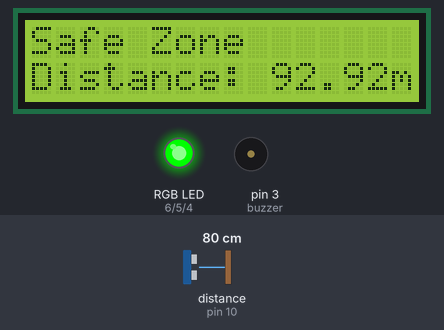
The sketch below on a simulated Arduino Uno, built with avr-gcc and run on an emulated ATmega328P. On the bench: 16×2 character LCD, an RGB LED mixed from three pins (HIGH = lit), buzzer (waves = sounding). Wiring (inferred from the names in the program): ultrasonic range finder: trigger pin 9; echo pin 10. Inputs (shaded band) come from the test bench; at power-on: distance to the obstacle (sensor on pin 10) 80 cm. The echo pulse lasts 58.3 µs per cm; pins used as bus, display or sensor lines are not drawn; what the sketch prints to the serial monitor is not drawn.

Above: at 1.2 s.
1.3 s: distance to the obstacle (sensor on pin 10) set to 10 cm
At 2.6 s:
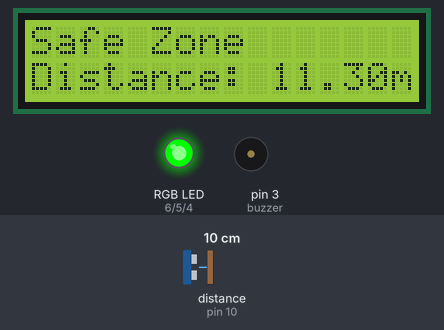
3.2 s: distance to the obstacle (sensor on pin 10) set to 7 cm
At 3.9 s:
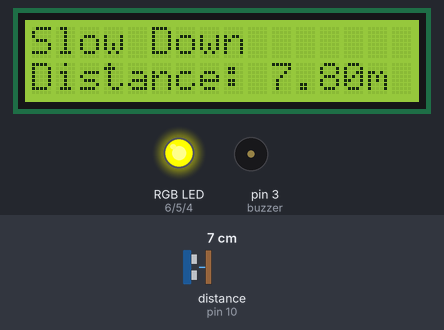
6.3 s: distance to the obstacle (sensor on pin 10) set to 4 cm
At 6.5 s:
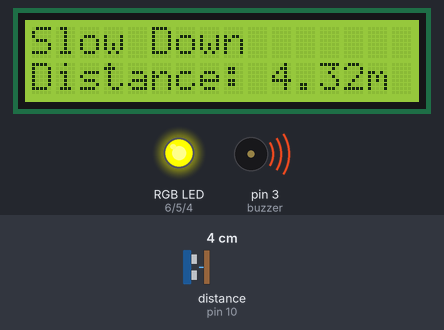
8.1 s: distance to the obstacle (sensor on pin 10) set to 2 cm
At 9.0 s:
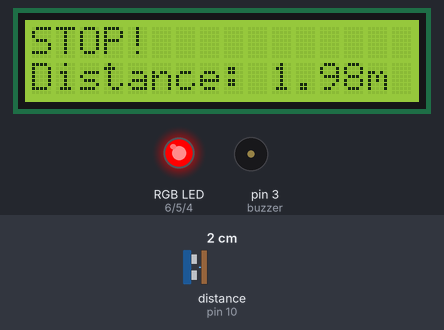
Timing chart, 0 to 12.2 s (numbered marks = the images above; inputs shaded):
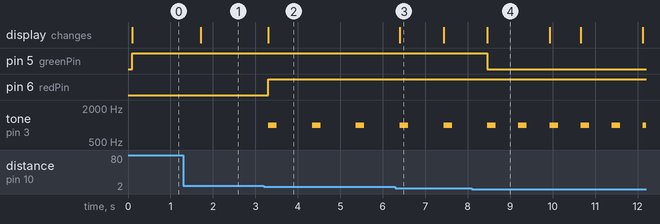

Measured:
- the behaviour switches between 9 and 8 cm on distance to the obstacle (sensor on pin 10) (found by bisection; images 1 and 2)
- the behaviour switches between 3 and 2 cm on distance to the obstacle (sensor on pin 10) (found by bisection; images 3 and 4)
- after the input at 1.3 s, the display: changes after 0.41 s (image 1)
- after the input at 3.2 s, pin 6 (redPin): LOW → HIGH after 0.11 s; tone on pin 3 (buzzer): alternates 1000 Hz for 0.20 s and silent for 0.83 s, starting after 0.11 s; the display: changes after 0.11 s (image 2)
- after the input at 6.3 s, the display: changes after 0.10 s (image 3)
- after the input at 8.1 s, pin 5 (greenPin): HIGH → LOW after 0.36 s; tone on pin 3 (buzzer): alternates 1000 Hz for 0.20 s and silent for 0.53 s, starting after 1.1 s; the display: changes after 0.36 s (image 4)
- what the display in image 3 shows lasts 1.0 s, from 6.4 s to 7.4 s

The sketch:

dist.ino
```cpp
#include <Wire.h>
#include <LiquidCrystal_I2C.h>

// Define ultrasonic sensor pins
const int trigPin = 9;
const int echoPin = 10;

// Define RGB LED pins (ensure they are PWM-capable)
const int redPin = 6;
const int greenPin = 5;
const int bluePin = 4;

// Define buzzer pin
const int buzzer = 3;

// Initialize I2C LCD (I2C address: 0x27, 16 columns, 2 rows)
LiquidCrystal_I2C lcd(0x27, 16, 2);

void setup() {
    pinMode(trigPin, OUTPUT);
    pinMode(echoPin, INPUT);
    pinMode(redPin, OUTPUT);
    pinMode(greenPin, OUTPUT);
    pinMode(bluePin, OUTPUT);
    pinMode(buzzer, OUTPUT);

    lcd.init();
    lcd.backlight();
    Serial.begin(9600);  // Enable Serial Monitor
}

void loop() {
    long duration;
    float distance;

    // Trigger ultrasonic sensor
    digitalWrite(trigPin, LOW);
    delayMicroseconds(2);
    digitalWrite(trigPin, HIGH);
    delayMicroseconds(10);
    digitalWrite(trigPin, LOW);

    // Measure the echo pulse duration
    duration = pulseIn(echoPin, HIGH);

    // Convert duration to distance in meters
    distance = duration * 0.040 / 2;

    // Debug output to Serial Monitor
    Serial.print("Distance: ");
    Serial.print(distance);
    Serial.println(" m");

    // LCD display update
    lcd.setCursor(0, 1);
    lcd.print("Distance: ");
    lcd.print(distance, 2); // Show 2 decimal places
    lcd.print("m  "); // Spaces clear old characters

    // Condition checks for distance and corresponding actions
    if (distance > 10) {
        lcd.setCursor(0, 0);
        lcd.print("Safe Zone     "); // Added spaces to clear previous text
        setRGB(0, 255, 0);  // Green
        noTone(buzzer);
    }
    else if (distance <10 && distance > 3 ) {
        lcd.setCursor(0, 0);
        lcd.print("Slow Down     ");
        setRGB(255, 255, 0);  // Yellow
        tone(buzzer, 1000, 200);
        delay(500);
        noTone(buzzer);
    }
    else if (distance <3 ) {
        lcd.setCursor(0, 0);
        lcd.print("STOP!         ");
        setRGB(255, 0, 0);  // Red
        tone(buzzer, 1000, 500);
        delay(200);
        noTone(buzzer);
    }
    else {
        lcd.setCursor(0, 0);
        lcd.print("No Reading!   ");
        setRGB(0, 0, 255);  // Blue (indicates sensor error)
        noTone(buzzer);
    }

    delay(500);
}

// Function to set RGB LED color
void setRGB(int r, int g, int b) {
    analogWrite(redPin, r);
    analogWrite(greenPin, g);
    analogWrite(bluePin, b);
}
```
